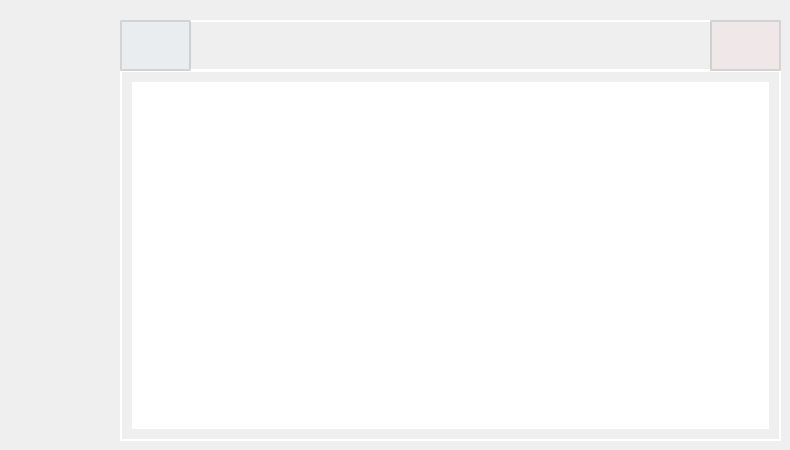
                  <widget class="QWidget" name="page_estrella1">
                   <widget class="QListWidget" name="list_estrella1">
                    <property name="geometry">
                     <rect>
                      <x>120</x>
                      <y>70</y>
                      <width>661</width>
                      <height>371</height>
                     </rect>
                    </property>
                    <property name="styleSheet">
                     <string notr="true">QListWidget {
    font-weight: bold;       /* Negrita */    
    color: white;				 /* Color del texto */
	padding: 10px;           
	border: 2px solid rgba(255,255,255,255);  /* Borde blanco con transparencia */
}</string>
                    </property>
                   </widget>
                   <widget class="QLabel" name="label_estrella1">
                    <property name="geometry">
                     <rect>
                      <x>120</x>
                      <y>20</y>
                      <width>661</width>
                      <height>51</height>
                     </rect>
                    </property>
                    <property name="styleSheet">
                     <string notr="true">QLabel {
    font-weight: bold;       /* Negrita */    
    color: white;				 /* Color del texto */
	padding: 10px;           
	border: 2px solid rgba(255,255,255,255);  /* Borde blanco con transparencia */
}</string>
                    </property>
                    <property name="text">
                     <string/>
                    </property>
                    <property name="pixmap">
                     <pixmap resource="files.qrc">:/20x20/icons/20x20/cil-star.png</pixmap>
                    </property>
                    <property name="alignment">
                     <set>Qt::AlignCenter</set>
                    </property>
                   </widget>
                   <widget class="QPushButton" name="estrella1_delete">
                    <property name="geometry">
                     <rect>
                      <x>710</x>
                      <y>20</y>
                      <width>71</width>
                      <height>51</height>
                     </rect>
                    </property>
                    <property name="styleSheet">
                     <string notr="true">QPushButton {
    font-family: &quot;Arial&quot;;    /* Cambia la fuente */
    font-size: 16px;         /* Tamaño del texto */
    font-weight: bold;       /* Negrita */    
    color: white;				 /* Color del texto */
	padding: 10px;   
	background-color: rgba(250,50,50,10);        
	border: 2px solid rgba(200,200,200,200);  /* Borde blanco con transparencia */
}

QPushButton:hover {
	background-color: rgba(250,50,50,50);
}

QPushButton:pressed {
    background-color: rgba(0,150,250,50);
}</string>
                    </property>
                    <property name="text">
                     <string/>
                    </property>
                    <property name="icon">
                     <iconset resource="files.qrc">
                      <normaloff>:/20x20/icons/20x20/cil-x.png</normaloff>:/20x20/icons/20x20/cil-x.png</iconset>
                    </property>
                   </widget>
                   <widget class="QPushButton" name="estrella1_add">
                    <property name="geometry">
                     <rect>
                      <x>120</x>
                      <y>20</y>
                      <width>71</width>
                      <height>51</height>
                     </rect>
                    </property>
                    <property name="styleSheet">
                     <string notr="true">QPushButton {
    font-family: &quot;Arial&quot;;    /* Cambia la fuente */
    font-size: 20px;         /* Tamaño del texto */
    font-weight: bold;       /* Negrita */    
    color: white;				 /* Color del texto */
	padding: 10px;  
	background-color: rgba(75,175,250,10);         
	border: 2px solid rgba(200,200,200,200);   /* Borde blanco con transparencia */
}

QPushButton:hover {
	background-color: rgba(0,150,250,50);
}

QPushButton:pressed {
    background-color: rgba(0,150,250,50);
}</string>
                    </property>
                    <property name="text">
                     <string/>
                    </property>
                    <property name="icon">
                     <iconset resource="files.qrc">
                      <normaloff>:/20x20/icons/20x20/cil-plus.png</normaloff>:/20x20/icons/20x20/cil-plus.png</iconset>
                    </property>
                   </widget>
                  </widget>
